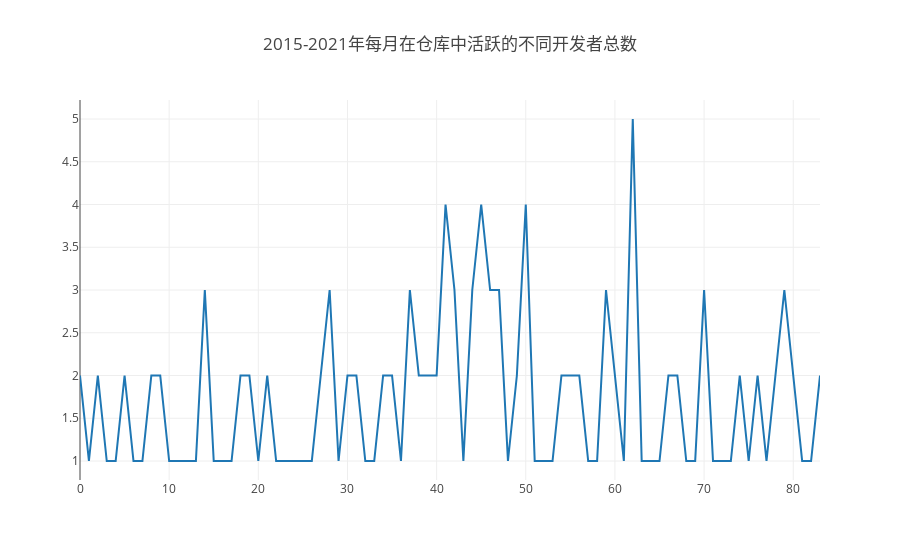

Notebook code cell kept with this figure:
### Code cell
var data=[];
var data1=[];
var res=openDigger.driver.clickhouse.query(`Select toYear(created_at)*100+toMonth(created_at)as month,count(distinct issue_author_id)as count
from github_log.events 
where repo_id=2209077
group by month
order by month
`).then(res=>{
        for(var m=0;m<=83;m++)
                (data.push(res[m].count),
                 data1.push([res[m].month,res[m].count])
                );
                 console.log(data);
                 console.log(data1);
        openDigger.render.plotly([{
                   y: data 
        }], {title: `2015-2021年每月在仓库中活跃的不同开发者总数` })
        console.table(res);


})

### Figure 1 — Plotly figure (JSON) as saved in the notebook; plotly's stock layout.template omitted (floating-point values rounded to 4 significant figures)
{"data": [{"y": ["2", "1", "2", "1", "1", "2", "1", "1", "2", "2", "1", "1", "1", "1", "3", "1", "1", "1", "2", "2", "1", "2", "1", "1", "1", "1", "1", "2", "3", "1", "2", "2", "1", "1", "2", "2", "1", "3", "2", "2", "2", "4", "3", "1", "3", "4", "3", "3", "1", "2", "4", "1", "1", "1", "2", "2", "2", "1", "1", "3", "2", "1", "5", "1", "1", "1", "2", "2", "1", "1", "3", "1", "1", "1", "2", "1", "2", "1", "2", "3", "2", "1", "1", "2"]}], "layout": {"autosize": true, "title": {"text": "2015-2021年每月在仓库中活跃的不同开发者总数"}, "xaxis": {"autorange": true, "range": [0, 83]}, "yaxis": {"autorange": true, "range": [0.7778, 5.222], "type": "linear"}}}
